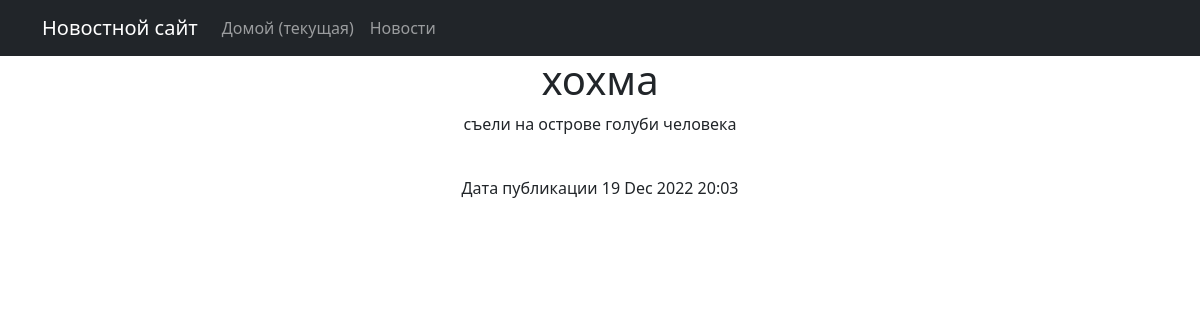
The page /posts/25/ on the database its author committed.
### news/models.py (models this page shows, shortened)
class Post(models.Model):
    author = models.ForeignKey(Author, on_delete=models.CASCADE)
    categoryType = models.CharField(max_length=7, choices=CATEGORY_CHOICES, default=ARTICLE)
    dateCreation = models.DateTimeField(auto_now_add=True, )
    postCategory = models.ManyToManyField(Category, through='PostCategory')
    title = models.CharField(max_length=128)
    text = models.TextField()
    rating = models.SmallIntegerField(default=0)
    class Meta:
        verbose_name = 'Статья'
        verbose_name_plural = 'Статьи'

### news/views.py (the view)
# urls.py: path('<int:pk>', PostDetail.as_view(), name='post_detail'),
class PostDetail(DetailView):
    model = Post
    template_name = 'post_detail.html'
    context_object_name = 'post'

### news/templatetags/custom_filters.py (called while the page is built)
@register.filter(name='censor')
def censor(value):
    if not isinstance(value, str):
        raise ValueError(f'Тип данных{type(value)} нельзя проверить на цензуру')
    list_censor = [
        'хуй', 'хуи', 'хуя', 'бля', 'бляд', 'пизд', 'ебан', 'ебаны', 'сука',
    ]
    for word in list_censor:
        check = (value.lower()).find(word)
        while check != -1:
            len_ = len(word)
            value = value[:check] + '*' * len_ + value[check + len_:]
            check = (value.lower()).find(word)
    return value

### news/templates/post_detail.html (shortened to what this page needs)
{% extends 'flatpages/default.html' %}
{% load custom_filters %}
{% block content %}
    <h1>{{ post.title|censor }}</h1>
    <p>{{ post.text|censor }}</p>
<br>
    <p>Дата публикации {{ post.dateCreation|date:"d M Y H:i" }}</p>
{% endblock content %}

### rows shown on the page
Post: title|censor "хохма", text|censor "съели на острове голуби человека", dateCreation "19 Dec 2022 20:03"
